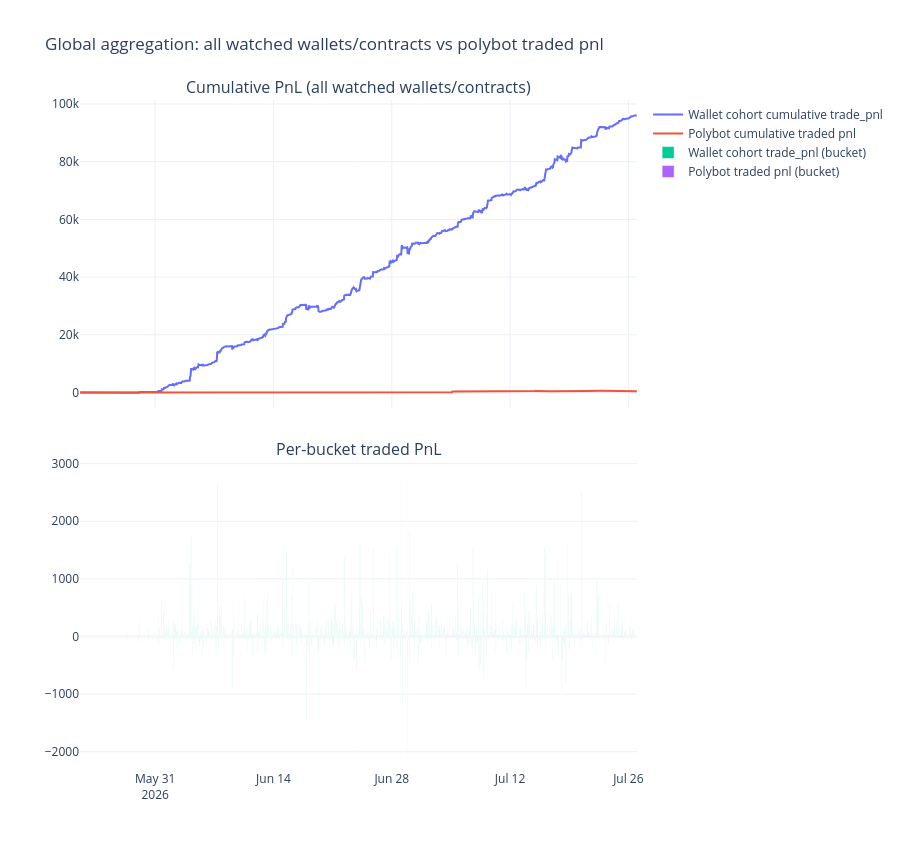

This figure's notebook cell:
### Code cell
fig_global = make_subplots(
    rows=2, cols=1, shared_xaxes=True, vertical_spacing=0.08,
    subplot_titles=('Cumulative PnL (all watched wallets/contracts)', 'Per-bucket traded PnL')
)

fig_global.add_trace(
    go.Scatter(x=agg.index, y=agg['wallet_cum_trade_pnl'], mode='lines', name='Wallet cohort cumulative trade_pnl'),
    row=1, col=1
)
fig_global.add_trace(
    go.Scatter(x=agg.index, y=agg['polybot_cum_trade_pnl'], mode='lines', name='Polybot cumulative traded pnl'),
    row=1, col=1
)

fig_global.add_trace(
    go.Bar(x=agg.index, y=agg['wallet_trade_pnl'], name='Wallet cohort trade_pnl (bucket)'),
    row=2, col=1
)
fig_global.add_trace(
    go.Bar(x=agg.index, y=agg['polybot_trade_pnl'], name='Polybot traded pnl (bucket)'),
    row=2, col=1
)

fig_global.update_layout(
    height=850, template='plotly_white',
    title='Global aggregation: all watched wallets/contracts vs polybot traded pnl',
    barmode='group',
)
fig_global.show()

### Figure 1 — Plotly figure (JSON) as saved in the notebook; plotly's stock layout.template omitted (floating-point values rounded to 4 significant figures; data arrays with more than 128 entries replaced by an {"elided": "..."} marker saying what was removed)
{"data": [{"mode": "lines", "name": "Wallet cohort cumulative trade_pnl", "type": "scatter", "x": {"elided": "1582 str values"}, "xaxis": "x", "y": {"elided": "1582 float values"}, "yaxis": "y"}, {"mode": "lines", "name": "Polybot cumulative traded pnl", "type": "scatter", "x": {"elided": "1582 str values"}, "xaxis": "x", "y": {"elided": "1582 float values"}, "yaxis": "y"}, {"name": "Wallet cohort trade_pnl (bucket)", "type": "bar", "x": {"elided": "1582 str values"}, "xaxis": "x2", "y": {"elided": "1582 float values"}, "yaxis": "y2"}, {"name": "Polybot traded pnl (bucket)", "type": "bar", "x": {"elided": "1582 str values"}, "xaxis": "x2", "y": {"elided": "1582 float values"}, "yaxis": "y2"}], "layout": {"annotations": [{"font": {"size": 16}, "showarrow": false, "text": "Cumulative PnL (all watched wallets/contracts)", "x": 0.5, "xanchor": "center", "xref": "paper", "y": 1, "yanchor": "bottom", "yref": "paper"}, {"font": {"size": 16}, "showarrow": false, "text": "Per-bucket traded PnL", "x": 0.5, "xanchor": "center", "xref": "paper", "y": 0.46, "yanchor": "bottom", "yref": "paper"}], "barmode": "group", "height": 850, "title": {"text": "Global aggregation: all watched wallets/contracts vs polybot traded pnl"}, "xaxis": {"anchor": "y", "domain": [0, 1], "matches": "x2", "showticklabels": false}, "xaxis2": {"anchor": "y2", "domain": [0, 1]}, "yaxis": {"anchor": "x", "domain": [0.54, 1]}, "yaxis2": {"anchor": "x2", "domain": [0, 0.46]}}}
